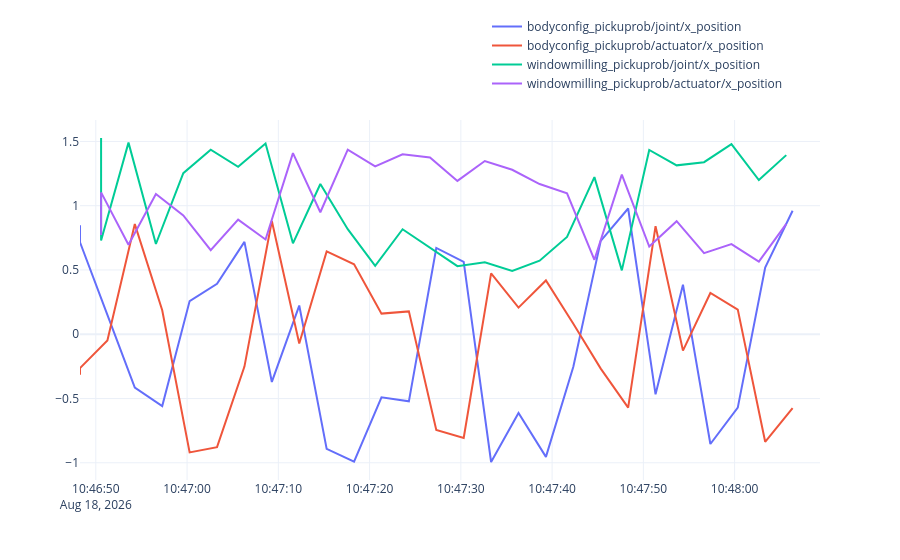

The cell this chart's notebook holds for it:
### Code cell
names = []
fig = go.Figure()
for i, (dev, t) in enumerate(zip(devs, ts, strict=False)):
    for j, row in dev.iterrows():
        dev_uuid = row.uuid
        dev_class, mod_name, attrib_name = row["class"], row["mod"], row["attrib"]
        if attrib_name != "x_position":
            continue
        name = row.uuid + "/" + mod_name + "/" + attrib_name
        fig.add_trace(go.Scatter(x=t, y=row[val_cols], mode="lines", name=name))
        names.append(name)
fig.update_layout(legend=dict(yanchor="top", y=1.3, xanchor="left", x=0.55))
fig.show()
